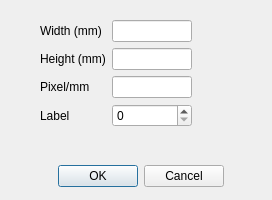
<?xml version="1.0" encoding="UTF-8"?>
<ui version="4.0">
 <class>NewModel</class>
 <widget class="QDialog" name="NewModel">
  <property name="windowModality">
   <enum>Qt::ApplicationModal</enum>
  </property>
  <property name="geometry">
   <rect>
    <x>0</x>
    <y>0</y>
    <width>272</width>
    <height>200</height>
   </rect>
  </property>
  <property name="minimumSize">
   <size>
    <width>272</width>
    <height>200</height>
   </size>
  </property>
  <property name="maximumSize">
   <size>
    <width>272</width>
    <height>200</height>
   </size>
  </property>
  <property name="contextMenuPolicy">
   <enum>Qt::NoContextMenu</enum>
  </property>
  <property name="windowTitle">
   <string>New Scenario</string>
  </property>
  <property name="windowIcon">
   <iconset resource="resources.qrc">
    <normaloff>:/newImage.png</normaloff>:/newImage.png</iconset>
  </property>
  <property name="whatsThis">
   <string/>
  </property>
  <property name="locale">
   <locale language="English" country="UnitedStates"/>
  </property>
  <property name="sizeGripEnabled">
   <bool>false</bool>
  </property>
  <property name="modal">
   <bool>true</bool>
  </property>
  <widget class="QDialogButtonBox" name="buttonBox">
   <property name="geometry">
    <rect>
     <x>40</x>
     <y>160</y>
     <width>201</width>
     <height>32</height>
    </rect>
   </property>
   <property name="maximumSize">
    <size>
     <width>300</width>
     <height>300</height>
    </size>
   </property>
   <property name="orientation">
    <enum>Qt::Horizontal</enum>
   </property>
   <property name="standardButtons">
    <set>QDialogButtonBox::Cancel|QDialogButtonBox::Ok</set>
   </property>
   <property name="centerButtons">
    <bool>true</bool>
   </property>
  </widget>
  <widget class="QWidget" name="formLayoutWidget">
   <property name="geometry">
    <rect>
     <x>40</x>
     <y>20</y>
     <width>191</width>
     <height>131</height>
    </rect>
   </property>
   <layout class="QFormLayout" name="formLayout">
    <property name="sizeConstraint">
     <enum>QLayout::SetDefaultConstraint</enum>
    </property>
    <item row="0" column="0">
     <widget class="QLabel" name="widthLabel">
      <property name="text">
       <string>Width (mm)</string>
      </property>
     </widget>
    </item>
    <item row="0" column="1">
     <widget class="QLineEdit" name="widthLineEdit">
      <property name="maximumSize">
       <size>
        <width>80</width>
        <height>16777215</height>
       </size>
      </property>
     </widget>
    </item>
    <item row="1" column="0">
     <widget class="QLabel" name="heightLabel">
      <property name="text">
       <string>Height (mm)</string>
      </property>
     </widget>
    </item>
    <item row="1" column="1">
     <widget class="QLineEdit" name="heightLineEdit">
      <property name="maximumSize">
       <size>
        <width>80</width>
        <height>16777215</height>
       </size>
      </property>
     </widget>
    </item>
    <item row="2" column="0">
     <widget class="QLabel" name="pixelLabel">
      <property name="text">
       <string>Pixel/mm</string>
      </property>
     </widget>
    </item>
    <item row="2" column="1">
     <widget class="QLineEdit" name="pixelLineEdit">
      <property name="maximumSize">
       <size>
        <width>80</width>
        <height>16777215</height>
       </size>
      </property>
     </widget>
    </item>
    <item row="3" column="0">
     <widget class="QLabel" name="labelLabel">
      <property name="text">
       <string>Label</string>
      </property>
     </widget>
    </item>
    <item row="3" column="1">
     <widget class="QSpinBox" name="labelSpinBox">
      <property name="minimumSize">
       <size>
        <width>80</width>
        <height>0</height>
       </size>
      </property>
      <property name="maximumSize">
       <size>
        <width>80</width>
        <height>16777215</height>
       </size>
      </property>
      <property name="maximum">
       <number>240</number>
      </property>
      <property name="singleStep">
       <number>40</number>
      </property>
     </widget>
    </item>
   </layout>
  </widget>
 </widget>
 <tabstops>
  <tabstop>buttonBox</tabstop>
  <tabstop>widthLineEdit</tabstop>
  <tabstop>heightLineEdit</tabstop>
  <tabstop>pixelLineEdit</tabstop>
  <tabstop>labelSpinBox</tabstop>
 </tabstops>
 <resources>
  <include location="resources.qrc"/>
 </resources>
 <connections>
  <connection>
   <sender>buttonBox</sender>
   <signal>accepted()</signal>
   <receiver>NewModel</receiver>
   <slot>accept()</slot>
   <hints>
    <hint type="sourcelabel">
     <x>248</x>
     <y>254</y>
    </hint>
    <hint type="destinationlabel">
     <x>157</x>
     <y>274</y>
    </hint>
   </hints>
  </connection>
  <connection>
   <sender>buttonBox</sender>
   <signal>rejected()</signal>
   <receiver>NewModel</receiver>
   <slot>reject()</slot>
   <hints>
    <hint type="sourcelabel">
     <x>316</x>
     <y>260</y>
    </hint>
    <hint type="destinationlabel">
     <x>286</x>
     <y>274</y>
    </hint>
   </hints>
  </connection>
 </connections>
</ui>
